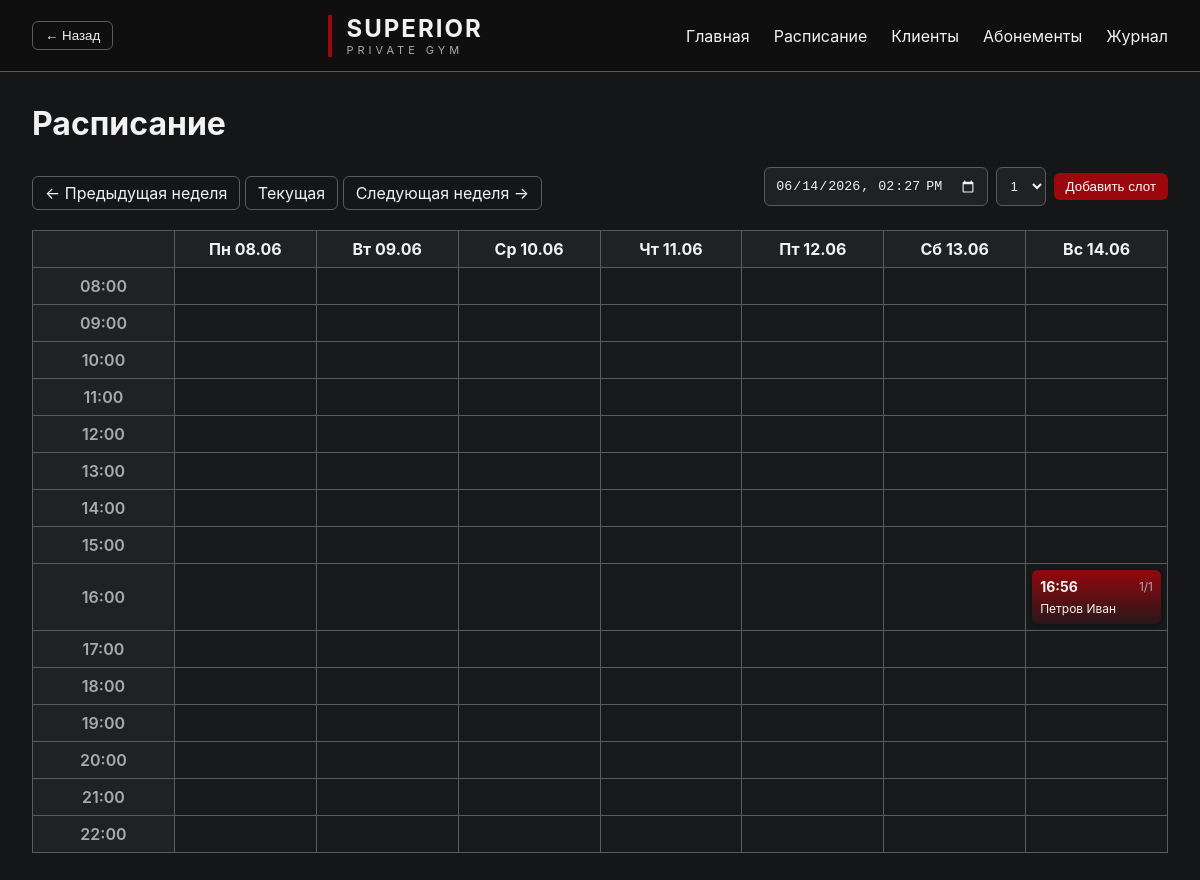
The app's page /schedule with its own data.
### app.py (models this page shows, shortened)
class Slot(Base):
    __tablename__ = "slots"
    id = Column(Integer, primary_key=True)
    start_time = Column(DateTime)
    capacity = Column(Integer, default=4)

class Client(Base):
    __tablename__ = "clients"
    id = Column(Integer, primary_key=True)
    first_name = Column(String, nullable=True)
    last_name = Column(String, nullable=True)
    patronymic = Column(String, nullable=True)
    birth_year = Column(Integer, nullable=True)
    birth_place = Column(String, nullable=True)
    phone = Column(String, nullable=True)
    name = Column(String, nullable=True)
    remaining_sessions = Column(Integer, default=1)

### app.py (the view)
@app.get("/schedule")
def schedule(request: Request, db: Session = Depends(get_db), week_offset: int = 0):
    slots = db.query(Slot).order_by(Slot.start_time).all()
    now = datetime.now()
    base_week_start = (now - timedelta(days=now.weekday())).replace(hour=0, minute=0, second=0, microsecond=0)
    week_start = base_week_start + timedelta(days=7 * week_offset)
    days = [week_start + timedelta(days=i) for i in range(7)]
    hours = list(range(8, 23))
    default_time = datetime.now().strftime("%Y-%m-%dT%H:%M")
    grid = {(d_idx, h): None for d_idx in range(7) for h in hours}
    for slot in slots:
        if not slot.start_time:
            continue
        slot_dt = slot.start_time
        delta = slot_dt.date() - week_start.date()
        if delta.days < 0 or delta.days >= 7:
            continue
        day_index = delta.days
        hour = slot_dt.hour
        if hour in hours:
            bookings = db.query(Booking).filter(Booking.slot_id == slot.id).all()
            clients_in_slot = [db.get(Client, b.client_id) for b in bookings]
            grid[(day_index, hour)] = {
                'slot': slot,
                'booked': len(clients_in_slot),
                'clients': clients_in_slot,
            }
    return templates.TemplateResponse(
        request=request,
        name="schedule.html",
        context={
            "days": days,
            "hours": hours,
            "grid": grid,
            "default_time": default_time,
            "week_offset": week_offset,
        },
    )

### templates/schedule.html (shortened to what this page needs)
{% extends "base.html" %}
{% block content %}
<div class="page-title">
    <h1>Расписание</h1>
</div>
{% set flash = request.query_params.get('flash') %}
<div class="page-controls" style="margin-bottom:12px; display:flex; gap:12px; align-items:center;">
    <div class="week-nav">
        <a class="btn btn--ghost" href="/schedule?week_offset={{ week_offset - 1 }}">← Предыдущая неделя</a>
        <a class="btn btn--ghost" href="/schedule?week_offset=0">Текущая</a>
        <a class="btn btn--ghost" href="/schedule?week_offset={{ week_offset + 1 }}">Следующая неделя →</a>
    </div>
    <form method="post" action="/slots/add" class="form-row" style="flex-direction:row;gap:8px;align-items:center;margin-left:auto;">
        <input class="field" type="datetime-local" name="start_time" value="{{ default_time }}" required />
        <select name="capacity" class="field">
            <option value="1">1</option>
        </select>
        <button class="btn">Добавить слот</button>
    </form>
</div>
<div class="calendar">
    <table class="calendar-table">
        <thead>
            <tr>
                <th></th>
                {% set ru_days = ['Пн','Вт','Ср','Чт','Пт','Сб','Вс'] %}
                {% for day in days %}
                <th>{{ ru_days[loop.index0] }} {{ day.strftime('%d.%m') }}</th>
                {% endfor %}
            </tr>
        </thead>
        <tbody>
            {% for hour in hours %}
            <tr>
                <td class="calendar-time">{{ '%02d:00' % hour }}</td>
                {% for d_idx in range(0,7) %}
                <td class="calendar-cell">
                    {% set cell = grid.get((d_idx, hour)) %}
                    {% if cell %}
                    {%- set color_class = '' -%}
                    {%- if cell.slot.capacity == 1 -%}
                        {%- set color_class = 'slot--red' -%}
                    {%- elif cell.slot.capacity == 2 -%}
                        {%- set color_class = 'slot--yellow' -%}
                    {%- else -%}
                        {%- if cell.booked >= cell.slot.capacity -%}
                            {%- set color_class = 'slot--green' -%}
                        {%- else -%}
                            {%- set color_class = 'slot--gray' -%}
                        {%- endif -%}
                    {%- endif -%}
                    <a class="panel {{ color_class }}" href="/slot/{{ cell.slot.id }}?week_offset={{ week_offset }}">
                        <div class="slot-meta">
                            <div class="card-time">{{ cell.slot.start_time.strftime('%H:%M') }}</div>
                            <div class="card-capacity">{{ cell.booked }}/{{ cell.slot.capacity }}</div>
                        </div>
                        {% if cell.clients %}
                        <ul class="cell-clients">
                            {% for c in cell.clients %}
                            <li>{{ c.fio() }}</li>
                            {% endfor %}
                        </ul>
                        {% endif %}
                    </a>
                    {% endif %}
                </td>
                {% endfor %}
            </tr>
            {% endfor %}
        </tbody>
    </table>
</div>
{% endblock %}

### static/style.css (style rules this page uses)
:root { --bg: #151618; --surface: #1F2124; --surface-hover: #252525; --text: #f2f2f2; --muted: #aaaaaa; --accent: #9A070D; --accent-hover: #B10A11; --accent-soft: rgba(154,7,13,.15); --warm_1: #8A6A4A; --warm_2: #7B5A3D; --border: #5B5B5B; --radius: 6px; --radius-lg: 10px; --pad: 10px; --pad-lg: 20px; --btn-pad: 6px 12px; --row-height: 41px; --wrapper-rows: 10; }
.panel { background: var(--surface); border-radius: var(--radius-lg); padding: var(--pad-lg); color: var(--text); }
.btn { display: inline-block; padding: var(--btn-pad); border-radius: var(--radius); background: var(--accent); color: white; border: none; cursor: pointer; text-decoration: none; text-align: center; }
.btn--ghost { background: transparent; border: 1px solid var(--border); color: var(--text); }
.form-row { display: flex; flex-direction: column; gap: 6px; margin-bottom: 12px; }
.field { padding: var(--pad); border-radius: var(--radius); border: 1px solid var(--border); background: var(--surface); color: var(--text); }
* { margin: 0; padding: 0; box-sizing: border-box; }
body { background: var(--bg); color: var(--text); font-family: Inter, Arial, sans-serif; min-height: 100vh; }
.card, .stat-card, .panel { background: var(--surface); border-radius: var(--radius-lg); padding: var(--pad-lg); color: var(--text); }
.card-time { font-size: 18px; font-weight: 600; margin-bottom: 10px; }
.card-capacity { color: var(--muted); }
form { display: flex; gap: 12px; align-items: center; }
select, input, textarea { background: var(--surface); color: var(--text); border: 1px solid var(--border); padding: var(--pad); border-radius: var(--radius); }
input[type="datetime-local"], input[type="date"] { color: var(--text); -webkit-text-fill-color: var(--text); }
button { background: var(--accent); color: white; border: none; border-radius: var(--radius); padding: var(--btn-pad); cursor: pointer; }
.page-title { margin-bottom: 24px; display: flex; justify-content: space-between; align-items: center; }
.cell-clients { list-style: none; margin: 6px 0 0 0; padding: 0; }
.cell-clients li { font-size: 12px; color: var(--text); }
.calendar { overflow-x: auto; margin-top: 12px; }
.calendar-table { width: 100%; border-collapse: collapse; table-layout: fixed; }
.calendar-table th, .calendar-table td { border: 1px solid var(--border); }
.calendar-table thead th { background: var(--surface); padding: 8px; text-align: center; }
.calendar-time { width: 72px; background: var(--surface); color: var(--muted); text-align: center; font-weight: 600; padding: 8px; }
.calendar-cell { min-height: 64px; vertical-align: top; padding: 6px; background: rgba(255,255,255,0.01); }
.calendar-cell .card, .calendar-cell .panel { display: block; text-decoration: none; height: 100%; padding: 8px; border-left: 0; border-radius: var(--radius); background: linear-gradient(180deg, rgba(211, 47, 47, 0.678), rgba(211,47,47,0.08)); color: var(--text); box-shadow: 0 2px 6px rgba(0,0,0,0.4); overflow: hidden; text-overflow: ellipsis; }
.calendar-cell .card-time { font-size: 14px; font-weight: 700; }
.calendar-cell .card-capacity { font-size: 12px; color: var(--muted); }
.calendar-cell .panel.slot--red { background: linear-gradient(180deg, rgba(154,7,13,0.95), rgba(154,7,13,0.12)); }
.calendar-cell .slot-meta { display: flex; justify-content: space-between; align-items: center; gap: 8px; }
.calendar-cell .card-time { margin-bottom: 0; }

### records on screen
Slot: slot.start_time "16:56", slot.capacity "1"
Client: fio "Петров Иван"

### other values on screen
{{ ru_days[loop.index0] }} "Пн" "Вт" "Ср" "Чт" "Пт" "Сб" "Вс"
{{ day.strftime('%d.%m') }} "08.06" "09.06" "10.06" "11.06" "12.06" "13.06" "14.06"
{{ '%02d:00' % hour }} "08:00" "09:00" "10:00" "11:00" "12:00" "13:00" "14:00" "15:00" "16:00" "17:00" "18:00" "19:00" "20:00" "21:00" "22:00"
{{ cell.booked }} "1"
